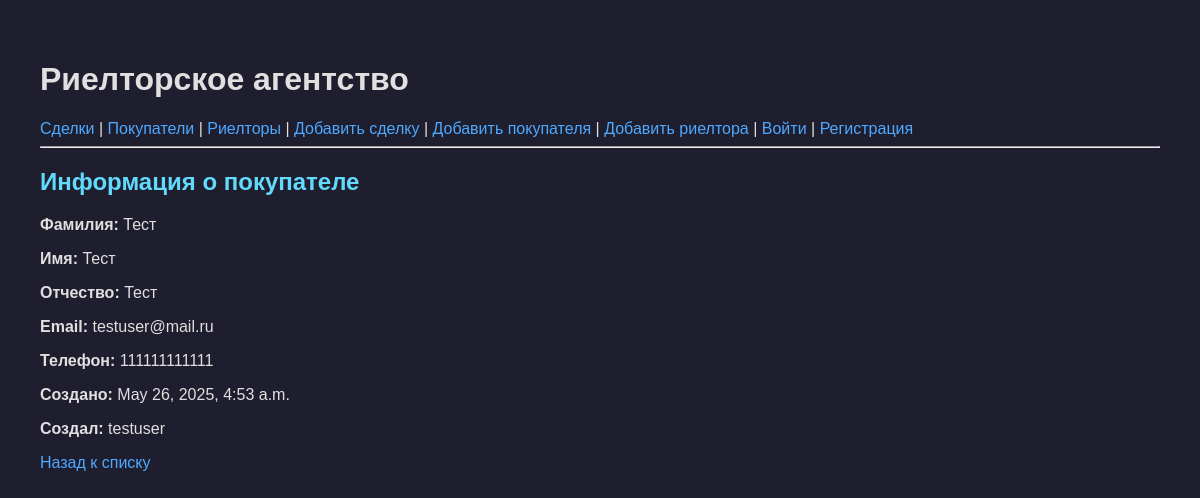
The page /buyer/4/ on the database its author committed.
### agency/models.py (models this page shows, shortened)
class Buyer(models.Model):
    first_name = models.CharField(max_length=50, verbose_name="Имя")
    last_name = models.CharField(max_length=50, verbose_name="Фамилия")
    patronymic = models.CharField(max_length=50, verbose_name="Отчество")
    phone = models.CharField(max_length=15, verbose_name="Телефон")
    email = models.EmailField(unique=True, verbose_name="Email")
    created_at = models.DateTimeField(auto_now_add=True, verbose_name="Дата создания")
    created_by = models.ForeignKey(User, on_delete=models.SET_NULL, null=True, blank=True, verbose_name="Создал")
    class Meta:
        verbose_name = "Покупатель"
        verbose_name_plural = "Покупатели"

### agency/views.py (the view)
# urls.py: path('buyer/<int:pk>/', views.buyer_detail, name='buyer_detail'),
def buyer_detail(request, pk):
    buyer = get_object_or_404(Buyer, pk=pk)
    return render(request, 'agency/buyer_detail.html', {'buyer': buyer})

### agency/templates/agency/buyer_detail.html
{% extends 'agency/base.html' %}
{% block content %}
    <h2>Информация о покупателе</h2>
    <p><strong>Фамилия:</strong> {{ buyer.last_name }}</p>
    <p><strong>Имя:</strong> {{ buyer.first_name }}</p>
    <p><strong>Отчество:</strong> {{ buyer.patronymic }}</p>
    <p><strong>Email:</strong> {{ buyer.email }}</p>
    <p><strong>Телефон:</strong> {{ buyer.phone }}</p>
    <p><strong>Создано:</strong> {{ buyer.created_at }}</p>
    <p><strong>Создал:</strong> {{ buyer.created_by.username|default:"Неизвестно" }}</p>
    <a href="{% url 'agency:buyer_list' %}">Назад к списку</a>
{% endblock %}

### agency/static/agency/style.css (style rules this page uses)
body { background-color: #1e1e2f; color: #e0e0e0; font-family: 'Segoe UI', sans-serif; margin: 0; padding: 20px; }
h2 { color: #61dafb; margin-bottom: 20px; }
a { color: #4ea9ff; text-decoration: none; }

### agency/templates/agency/base.html (style rules this page uses)
body { font-family: Arial, sans-serif; margin: 20px; }

### rows shown on the page
Buyer: last_name "Тест", first_name "Тест", patronymic "Тест", email "testuser@mail.ru", phone "111111111111", created_at "May 26, 2025, 4:53 a.m.", created_by.username "testuser"
